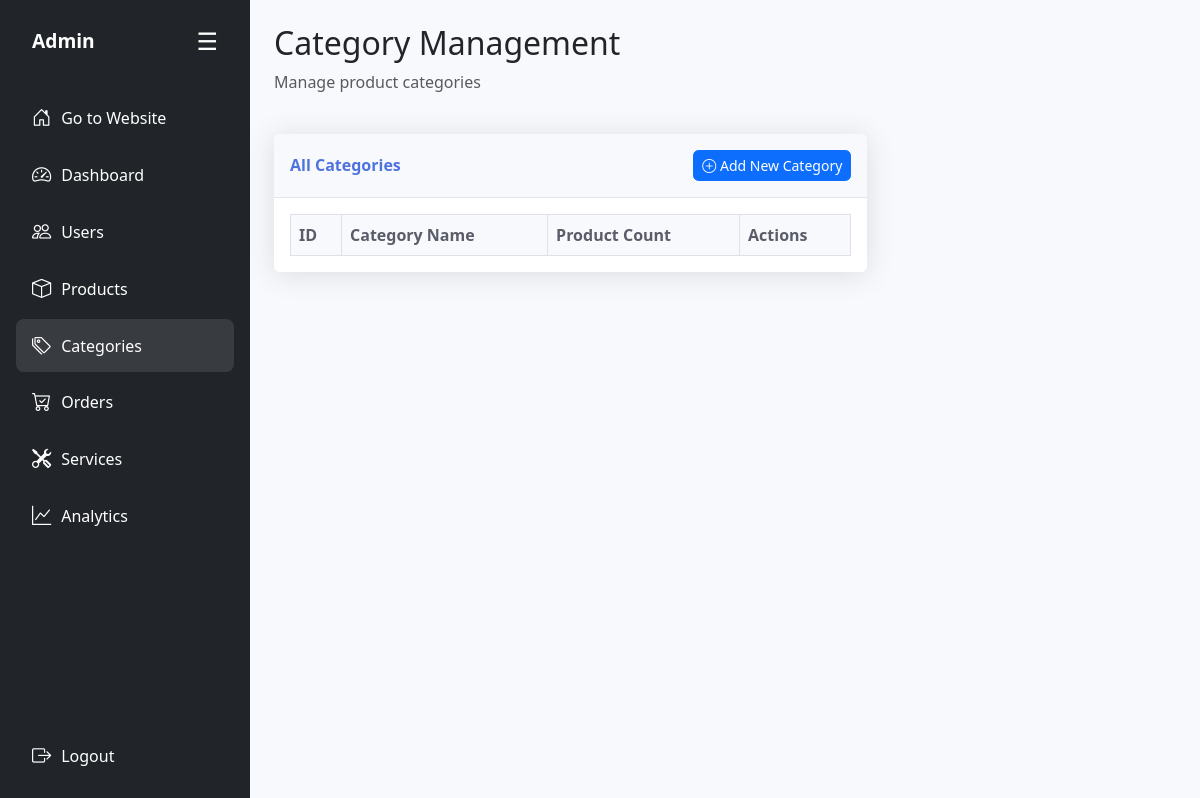
The app's page /admin/modules/categories.php (signed in), older data.
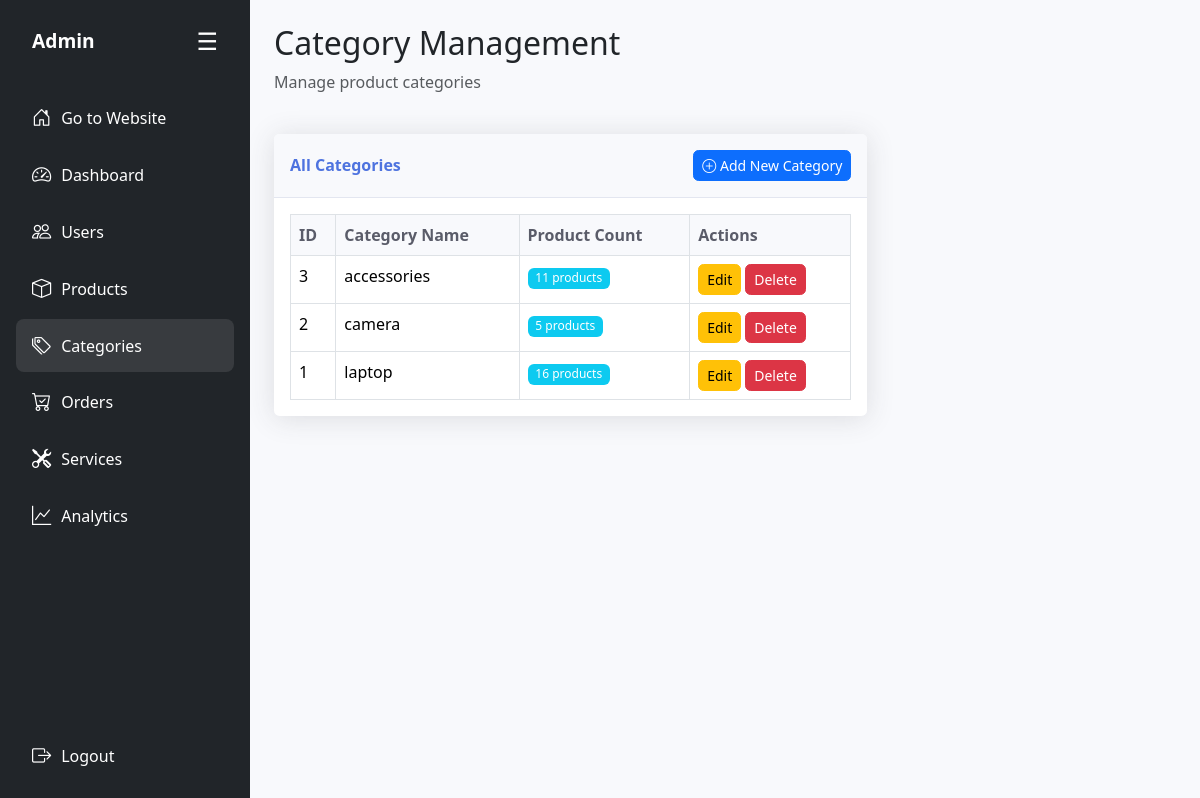
The same page, newer data.
### tables this page shows
CREATE TABLE `product_category` (
  `id` int(11) NOT NULL,
  `category_name` varchar(100) NOT NULL
);

### admin/modules/categories.php (the view, shortened to what this page needs)
<?php
require_once '../includes/admin-layout.php';
$action = $_POST['action'] ?? $_GET['action'] ?? 'list';
?>
<div class="row mb-4">
    <div class="col-12">
        <h2>Category Management</h2>
        <p class="text-muted">Manage product categories</p>
    </div>
</div>
<?php if ($action == 'add'): ?>
<div class="row">
    <div class="col-lg-6">
        <div class="card shadow">
            <div class="card-header">
                <h6 class="m-0 font-weight-bold text-primary">Add New Category</h6>
            </div>
            <div class="card-body">
                <form method="POST" action="categories.php?action=add">
                    <div class="mb-3">
                        <label>Category Name</label>
                        <input type="text" class="form-control" name="category_name" required>
                    </div>
                    <button type="submit" class="btn btn-primary">Add Category</button>
                    <button type="button" onclick="location.href='categories.php'" class="btn btn-secondary">Cancel</button>
                </form>
            </div>
        </div>
    </div>
</div>
<?php else: ?>
<div class="row">
    <div class="col-lg-8">
        <div class="card shadow">
            <div class="card-header py-3 d-flex flex-row align-items-center justify-content-between">
                <h6 class="m-0 font-weight-bold text-primary">All Categories</h6>
                <a href="categories.php?action=add" class="btn btn-primary btn-sm">
                    <i class="bi bi-plus-circle"></i> Add New Category
                </a>
            </div>
            <div class="card-body">
                <div class="table-responsive">
                    <table class="table table-bordered" id="categoriesTable">
                        <thead>
                            <tr>
                                <th>ID</th>
                                <th>Category Name</th>
                                <th>Product Count</th>
                                <th>Actions</th>
                            </tr>
                        </thead>
                        <tbody>
                            <?php
                            try {
                                $stmt = $conn->prepare("
                                    SELECT pc.*, COUNT(p.id) as product_count
                                    FROM product_category pc
                                    LEFT JOIN product p ON pc.id = p.category_id
                                    GROUP BY pc.id
                                    ORDER BY pc.id DESC
                                ");
                                $stmt->execute();
                                while ($category = $stmt->fetch(PDO::FETCH_ASSOC)) {
                                    echo "<tr>";
                                    echo "<td>{$category['id']}</td>";
                                    echo "<td>{$category['category_name']}</td>";
                                    echo "<td><span class='badge bg-info'>{$category['product_count']} products</span></td>";
                                    echo "<td>";
                                    echo "<a href='categories.php?action=edit&id={$category['id']}' class='btn btn-sm btn-warning me-1'>Edit</a>";
                                    echo "<a href='categories.php?action=delete&id={$category['id']}' class='btn btn-sm btn-danger' onclick='return confirm(\"Are you sure you want to delete this category?\")'>Delete</a>";
                                    echo "</td>";
                                    echo "</tr>";
                                }
                            } catch (Exception $e) {
                                echo "<tr><td colspan='4' class='text-center text-danger'>Error loading categories: {$e->getMessage()}</td></tr>";
                            }
                            ?>
                        </tbody>
                    </table>
                </div>
            </div>
        </div>
    </div>
</div>
<?php endif; ?>
<?php require_once '../includes/admin-layout-footer.php'; ?>

Row changes from the older to the newer data that the page shows:
added product_category: id "3", category_name "accessories", product_count "11"
added product_category: id "2", category_name "camera", product_count "5"
added product_category: id "1", category_name "laptop", product_count "16"
